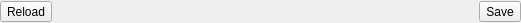
<?xml version="1.0" encoding="UTF-8"?>
<ui version="4.0">
 <class>TableHeaderWidget</class>
 <widget class="QWidget" name="TableHeaderWidget">
  <property name="geometry">
   <rect>
    <x>0</x>
    <y>0</y>
    <width>521</width>
    <height>23</height>
   </rect>
  </property>
  <property name="sizePolicy">
   <sizepolicy hsizetype="Preferred" vsizetype="Fixed">
    <horstretch>0</horstretch>
    <verstretch>0</verstretch>
   </sizepolicy>
  </property>
  <property name="windowTitle">
   <string>Form</string>
  </property>
  <layout class="QHBoxLayout" name="horizontalLayout">
   <property name="spacing">
    <number>0</number>
   </property>
   <property name="leftMargin">
    <number>0</number>
   </property>
   <property name="topMargin">
    <number>0</number>
   </property>
   <property name="rightMargin">
    <number>0</number>
   </property>
   <property name="bottomMargin">
    <number>0</number>
   </property>
   <item>
    <widget class="QToolButton" name="toolButtonTableReload">
     <property name="text">
      <string>Reload</string>
     </property>
    </widget>
   </item>
   <item>
    <spacer name="horizontalSpacer">
     <property name="orientation">
      <enum>Qt::Horizontal</enum>
     </property>
     <property name="sizeHint" stdset="0">
      <size>
       <width>444</width>
       <height>20</height>
      </size>
     </property>
    </spacer>
   </item>
   <item>
    <widget class="QToolButton" name="toolButtonTableSave">
     <property name="text">
      <string>Save</string>
     </property>
    </widget>
   </item>
  </layout>
 </widget>
 <resources/>
 <connections/>
</ui>
